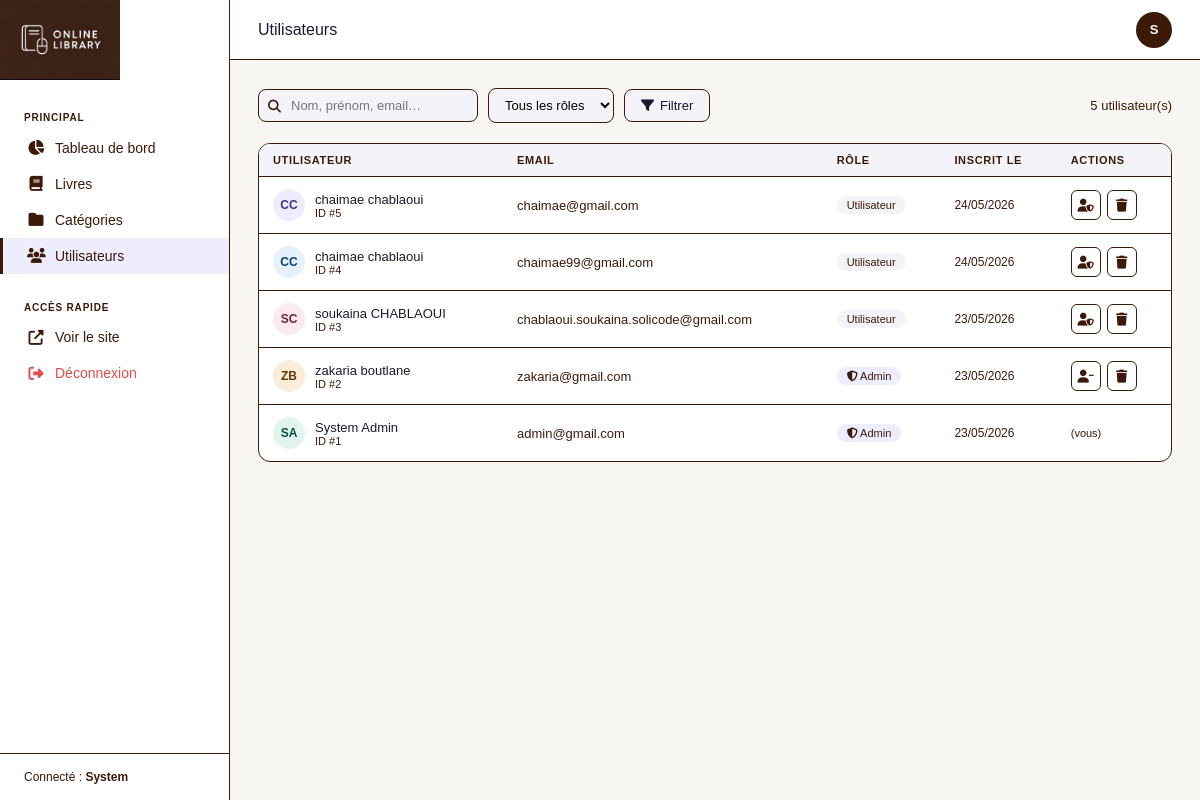
Page /admin/utilisateurs.php (signed in) on the committed database.
### tables this page shows
CREATE TABLE `utilisateurs` (
  `id` int(11) NOT NULL,
  `nom` varchar(50) NOT NULL,
  `prenom` varchar(50) NOT NULL,
  `email` varchar(100) NOT NULL,
  `mot_de_passe` varchar(100) NOT NULL,
  `role` enum('admin','user') DEFAULT 'user',
  `date_creation` timestamp NOT NULL DEFAULT current_timestamp()
);

### admin/utilisateurs.php (the view, shortened to what this page needs)
<?php
require "../config/config.php";
$search = trim($_GET['q'] ?? '');
$where  = "WHERE 1=1";
$params = [];
$stmt = $pdo->prepare("SELECT * FROM utilisateurs $where ORDER BY date_creation DESC");
$stmt->execute($params);
$users = $stmt->fetchAll();
$colors = ['#EEEDFE:#3C3489','#E1F5EE:#085041','#FAEEDA:#633806','#FBEAF0:#72243E','#E6F1FB:#0C447C'];
function avatar_color(int $id): array {
    global $colors;
    [$bg, $fg] = explode(':', $colors[$id % count($colors)]);
    return [$bg, $fg];
}
?>
<!DOCTYPE html>
<html lang="fr">
<head>
    <link rel="stylesheet" href="https://cdnjs.cloudflare.com/ajax/libs/font-awesome/6.5.1/css/all.min.css">
    <link rel="stylesheet" href="../assets/css/admin.css">
</head>
<body>
<?php include '../admin/admin_sidebar.php'; ?>
<div class="main">
    <div class="topbar">
        <div class="topbar-title">Utilisateurs</div>
        <div class="avatar"><?= strtoupper(substr($_SESSION['prenom'] ?? 'A', 0, 1)) ?></div>
    </div>
    <div class="content">
        <form method="GET">
            <div class="filters" style="margin-bottom:1.25rem">
                <div class="search-box">
                    <i class="fas fa-search"></i>
                    <input type="text" name="q" placeholder="Nom, prénom, email…" value="<?= htmlspecialchars($search) ?>">
                </div>
                <select name="role" class="filter-select">
                    <option value="">Tous les rôles</option>
                </select>
                <button type="submit" class="btn btn-secondary"><i class="fas fa-filter"></i> Filtrer</button>
                <span style="margin-left:auto;font-size:13px;color:var(--muted)"><?= count($users) ?> utilisateur(s)</span>
            </div>
        </form>
        <div class="table-card">
            <table>
                <thead>
                    <tr>
                        <th>Utilisateur</th>
                        <th>Email</th>
                        <th>Rôle</th>
                        <th>Inscrit le</th>
                        <th>Actions</th>
                    </tr>
                </thead>
                <tbody>
                <?php if (empty($users)): ?>
                    <tr><td colspan="5"><div class="empty-state"><i class="fas fa-users"></i><p>Aucun utilisateur trouvé.</p></div></td></tr>
                <?php else: ?>
                    <?php foreach ($users as $u): ?>
                    <?php [$bg, $fg] = avatar_color($u['id']); ?>
                    <tr>
                        <td>
                            <div class="user-info">
                                <div class="user-avatar" style="background:<?= $bg ?>;color:<?= $fg ?>">
                                    <?= strtoupper(substr($u['prenom'], 0, 1) . substr($u['nom'], 0, 1)) ?>
                                </div>
                                <div>
                                    <div class="user-name"><?= htmlspecialchars($u['prenom'] . ' ' . $u['nom']) ?></div>
                                    <div class="user-email">ID #<?= $u['id'] ?></div>
                                </div>
                            </div>
                        </td>
                        <td style="font-size:13px;color:var(--muted)"><?= htmlspecialchars($u['email']) ?></td>
                        <td>
                            <span class="badge <?= $u['role'] === 'admin' ? 'role-admin' : 'role-user' ?>">
                                <?= $u['role'] === 'admin' ? '<i class="fas fa-shield-alt"></i> Admin' : 'Utilisateur' ?>
                            </span>
                        </td>
                        <td style="font-size:12px;color:var(--muted);white-space:nowrap">
                            <?= date('d/m/Y', strtotime($u['date_creation'])) ?>
                        </td>
                        <td>
                            <div class="actions">
                                <?php if ($u['id'] != $_SESSION['id']): ?>
                                    <a href="?action=toggle_role&id=<?= $u['id'] ?>"
                                       class="btn-icon"
                                       title="<?= $u['role'] === 'admin' ? 'Rétrograder' : 'Promouvoir admin' ?>"
                                       onclick="return confirm('Changer le rôle de cet utilisateur ?')">
                                        <i class="fas fa-<?= $u['role'] === 'admin' ? 'user-minus' : 'user-shield' ?>"></i>
                                    </a>
                                    <a href="?action=supprimer&id=<?= $u['id'] ?>"
                                       class="btn-icon del"
                                       onclick="return confirm('Supprimer cet utilisateur ?')"
                                       title="Supprimer">
                                        <i class="fas fa-trash"></i>
                                    </a>
                                <?php else: ?>
                                    <span style="font-size:11px;color:var(--muted)">(vous)</span>
                                <?php endif; ?>
                            </div>
                        </td>
                    </tr>
                    <?php endforeach; ?>
                <?php endif; ?>
                </tbody>
            </table>
        </div>
    </div>
</div>
</body>
</html>

### assets/css/admin.css (style rules this page uses)
* { box-sizing: border-box; margin: 0; padding: 0; }
:root { --purple:#3b1a0a; --purple-light: #EEEDFE; --purple-dark: #3b1a0a; --sidebar-w: 230px; --topbar-h: 60px; --bg: #F4F3F8; --card: #FFFFFF; --border: #3b1a0a; --text: #1A1A2E; --muted: #3b1a0a; --danger: #E24B4A; --success: #3b1a0a; --warning: #BA7517; }
body { font-family:"Poppins",sans-serif; background-color:#f8f6f3 !important; background: var(--bg); color: var(--text); display: flex; min-height: 100vh; }
.main { margin-left: var(--sidebar-w); flex: 1; display: flex; flex-direction: column; min-height: 100vh; }
.topbar { height: var(--topbar-h); background: var(--card); border-bottom: 1px solid var(--border); display: flex; align-items: center; justify-content: space-between; padding: 0 1.75rem; position: sticky; top: 0; z-index: 50; }
.topbar-title { font-size: 16px; font-weight: 500; }
.avatar { width: 36px; height: 36px; border-radius: 50%; background: var(--purple); color: #fff; display: flex; align-items: center; justify-content: center; font-size: 13px; font-weight: 600; cursor: pointer; }
.content { padding: 1.75rem; flex: 1; }
.table-card { background: var(--card); border: 1px solid var(--border); border-radius: 12px; overflow: hidden; }
table { width: 100%; border-collapse: collapse; font-size: 13px; }
thead th { padding: 10px 14px; text-align: left; font-size: 11px; font-weight: 600; text-transform: uppercase; letter-spacing: 0.06em; color: var(--muted); background: var(--bg); }
tbody td { padding: 12px 14px; border-top: 1px solid var(--border); vertical-align: middle; }
.badge { display: inline-block; padding: 3px 10px; border-radius: 20px; font-size: 11px; font-weight: 500; }
.btn { display: inline-flex; align-items: center; gap: 6px; padding: 8px 16px; border-radius: 8px; font-size: 13px; font-weight: 500; cursor: pointer; border: none; text-decoration: none; transition: all 0.15s; }
.btn-secondary { background: var(--bg); color: var(--text); border: 1px solid var(--border); }
.btn-icon { width: 30px; height: 30px; border-radius: 6px; display: inline-flex; align-items: center; justify-content: center; font-size: 13px; border: 1px solid var(--border); background: none; cursor: pointer; color: var(--muted); text-decoration: none; transition: all 0.15s; }
.actions { display: flex; gap: 6px; }
.filters { display: flex; gap: 10px; align-items: center; flex-wrap: wrap; }
.search-box { position: relative; }
.search-box i { position: absolute; left: 10px; top: 50%; transform: translateY(-50%); color: var(--muted); font-size: 13px; }
.search-box input { padding: 8px 12px 8px 32px; border: 1px solid var(--border); border-radius: 8px; background: var(--bg); font-size: 13px; width: 220px; outline: none; }
select.filter-select { padding: 8px 12px; border: 1px solid var(--border); border-radius: 8px; background: var(--bg); font-size: 13px; outline: none; cursor: pointer; }
.user-info { display: flex; align-items: center; gap: 10px; }
.user-avatar { width: 32px; height: 32px; border-radius: 50%; display: flex; align-items: center; justify-content: center; font-size: 12px; font-weight: 600; flex-shrink: 0; }
.user-name { font-size: 13px; font-weight: 500; }
.user-email { font-size: 11px; color: var(--muted); }
.role-admin { background: var(--purple-light); color: var(--purple); }
.role-user { background: var(--bg); color: var(--muted); }

### rows in the picture
utilisateurs: prenom+nom "CC", prenom+nom "chaimae chablaoui", id "5", email "chaimae@gmail.com", role "Utilisateur", date_creation "24/05/2026"
utilisateurs: prenom+nom "CC", prenom+nom "chaimae chablaoui", id "4", email "chaimae99@gmail.com", role "Utilisateur", date_creation "24/05/2026"
utilisateurs: prenom+nom "SC", prenom+nom "soukaina CHABLAOUI", id "3", email "chablaoui.soukaina.solicode@gmail.com", role "Utilisateur", date_creation "23/05/2026"
utilisateurs: prenom+nom "ZB", prenom+nom "zakaria boutlane", id "2", email "zakaria@gmail.com", role "admin" (drawn), date_creation "23/05/2026"
utilisateurs: prenom+nom "SA", prenom+nom "System Admin", id "1", email "admin@gmail.com", role "admin" (drawn), date_creation "23/05/2026", shows "(vous)"

### other values in the picture
$admin_name "System"
substr($_SESSION['prenom'] ?? 'A', 0, 1) "S"
count($users) "5"
